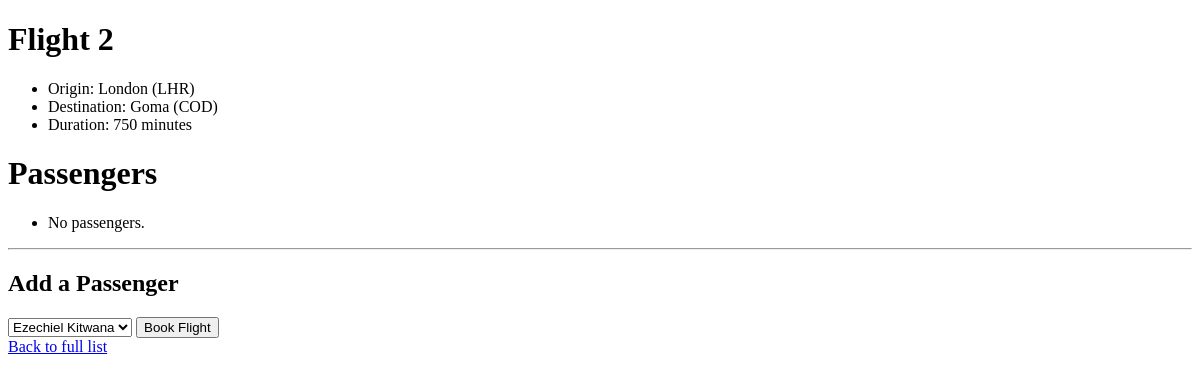
The page /2 on the database as committed earlier.
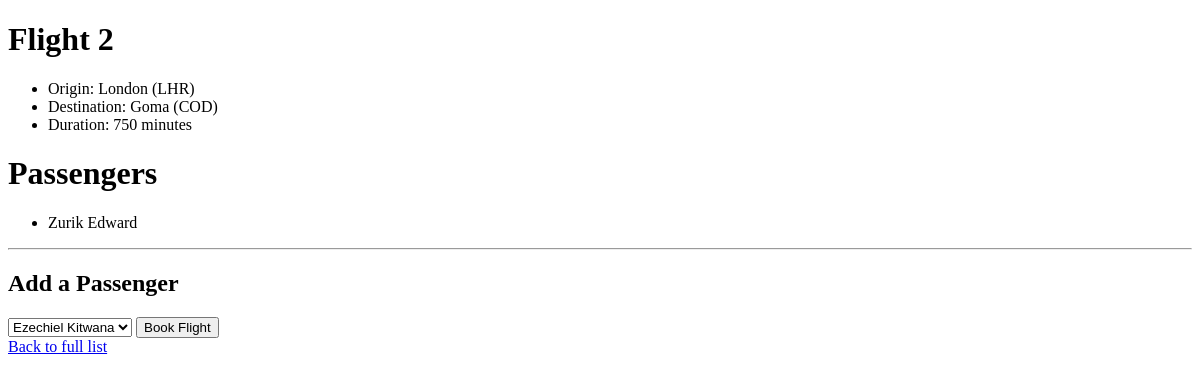
The same page on the database as committed later.
### flight/models.py (models this page shows, shortened)
class Flight(models.Model):
    origin = models.ForeignKey(Airport, on_delete=models.CASCADE, related_name="departures")
    destination = models.ForeignKey(Airport, on_delete=models.CASCADE, related_name="arrivals")
    duration = models.IntegerField()

class Airport(models.Model):
    code = models.CharField(max_length=3)
    city = models.CharField(max_length=64)
    def __str__(self):
        return f"{self.city} ({self.code})"

class Passenger(models.Model):
    first = models.CharField(max_length=64)
    last = models.CharField(max_length=64)
    flights = models.ManyToManyField(Flight, blank=True, related_name="passengers")
    def __str__(self):
        return f"{self.first} {self.last} "

### flight/views.py (the view)
# urls.py: path("", include("flight.urls")),
def flight(request, flight_id):
    try:
        flight = Flight.objects.get(pk=flight_id)
    except Flight.DoesNotExist:
        raise Http404("Flight does not exist!")
    context = {
        "flight" : flight,
        "passengers": flight.passengers.all(),
        "non_passengers": Passenger.objects.exclude(flights=flight).all()
    }
    return render(request, "flights/flight.html", context)

### flight/templates/flights/flight.html (shortened to what this page needs)
{% extends "flights/base.html" %}
{% block body %}
        <h1>Flight {{ flight.id}}</h1>
        <ul>
            <li>
                Origin: {{ flight.origin }}
            </li>
            <li>
                Destination: {{ flight.destination }}
            </li>
            <li>
                Duration: {{ flight.duration }} minutes
            </li>
        </ul>
        <h1>Passengers</h1>
        <ul>
            {% for passenger in passengers %}
            <li>{{ passenger }}</li>
            {% empty %}
                <li>No passengers.</li>
            {% endfor %}
        </ul>
        <hr>
        <h2>Add a Passenger</h2>
        {% if non_passengers %}
        <form action="{% url 'book' flight.id %}" method="post">
            <select name="passenger">
                {% for passenger in non_passengers %}
                    <option value="{{ passenger.id }}">{{ passenger }}</option>
                {% endfor %}
            </select>
            <input type="submit" value="Book Flight" />
        </form>
        {% else %}
            <div>No passengers to add.</div>
        {% endif %}
        <a href="{% url 'index' %}">Back to full list</a>
{% endblock %}

### flight/templates/flights/base.html (shortened to what this page needs)
<!Doctype html>
<html>
<head>
</head>
    <body>
        {% block body %}
        {% endblock%}
    </body>
</html>

Rows that differ between the two databases and show on the page:
added Passenger: first+last "Zurik Edward"
Other text that changed with them:
text no longer shown: "No passengers."
